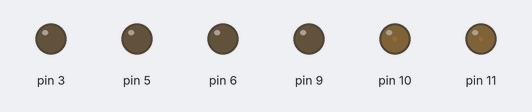
Simulated run of this sketch. Board: Arduino Uno, built with avr-gcc and run on an emulated ATmega328P. Parts: output pins drawn as LEDs (lit = HIGH).

Above: at 0.1 s.
At 2.25 s:
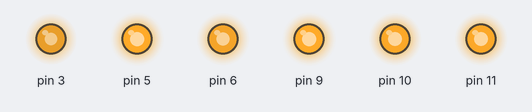
At 4.66 s:
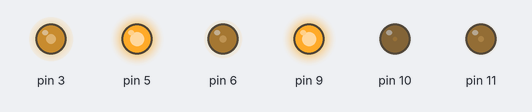
At 9.17 s:
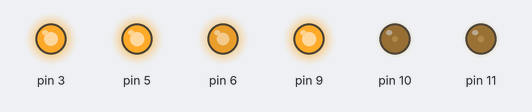
At 13.68 s:
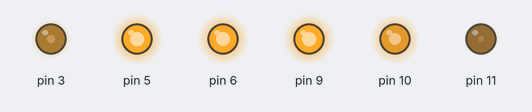
At 18.49 s:
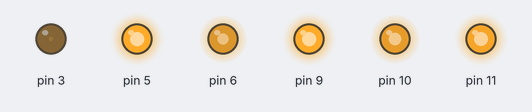
Timing chart, 0 to 18.6 s (numbered marks = the images above):
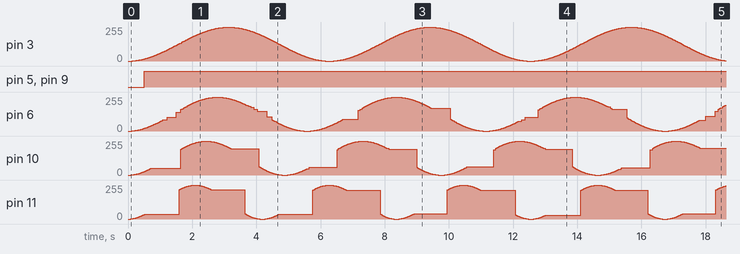

The sketch:

walizka_morze_atmega.ino
```cpp
//E131 e131;
unsigned long currentMillis;
float m;
float n;
float tempo = 1;
float o1, o2, o3, o4, o5, o6, o7;
unsigned long timeout = 1800000;
void setup() {

  pinMode(3, OUTPUT);
  pinMode(5, OUTPUT);
  pinMode(6, OUTPUT);
  pinMode(9, OUTPUT);
  pinMode(10, OUTPUT);
  pinMode(11, OUTPUT);
  //Serial.begin(9600);
  delay(10);
}

void loop() {


  currentMillis = millis();
  m = currentMillis;

    o1 = -127 * cos(m / 999) + 127;
    o2 = min(m/2,255);
    o3 = -127 * cos(m / 888) + 127;
    o4 = min(m/2,255);
    o5 = -127* cos(m / 777) + 127;
    o6 = -127 * cos(m / 666) + 127;

    analogWrite(3, o1);
    analogWrite(5, o2);
    analogWrite(6, o3);            // Dimmer data for Channel 1
    analogWrite(9, o4);
    analogWrite(10, o5);
    analogWrite(11, o6);
/*
    analogWrite(3, 255);
    delay(300);
    analogWrite(3, 0);
    delay(1000);

    analogWrite(5, 255);
    delay(300);
    analogWrite(5, 0);
    delay(300);
    analogWrite(5, 255);
    delay(300);
    analogWrite(5, 0);
    delay(1000);

    analogWrite(6, 255);
    delay(300);
    analogWrite(6, 0);
    delay(300);
    analogWrite(6, 255);
    delay(300);
    analogWrite(6, 0);
    delay(300);
    analogWrite(6, 255);
    delay(300);
    analogWrite(6, 0);
    delay(1000);

    analogWrite(9, 255);
    delay(300);
    analogWrite(9, 0);
    delay(300);
    analogWrite(9, 255);
    delay(300);
    analogWrite(9, 0);
    delay(300);
    analogWrite(9, 255);
    delay(300);
    analogWrite(9, 0);
    delay(300);
    analogWrite(9, 255);
    delay(300);
    analogWrite(9, 0);
    delay(1000);

    analogWrite(10, 255);
    delay(300);
    analogWrite(10, 0);
    delay(300);
    analogWrite(10, 255);
    delay(300);
    analogWrite(10, 0);
    delay(300);
    analogWrite(10, 255);
    delay(300);
    analogWrite(10, 0);
    delay(300);
    analogWrite(10, 255);
    delay(300);
    analogWrite(10, 0);
    delay(300);
    analogWrite(10, 255);
    delay(300);
    analogWrite(10, 0);
    delay(1000);*/


  }
   /*Serial.println(o1);
   Serial.println(o2);
   Serial.println(o3);
   Serial.println(o4);
   Serial.println(o5);
   Serial.println(o6);
  //Serial.println(m);*/
```

Measured:
- by itself, pin 5, pin 9: LOW → HIGH at 0.51 s
